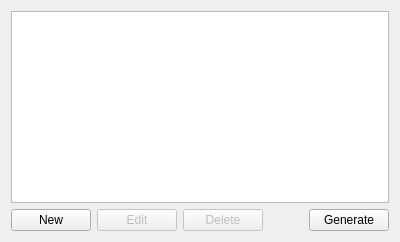
<?xml version="1.0" encoding="UTF-8"?>
<ui version="4.0">
 <class>PagesListWidget</class>
 <widget class="QWidget" name="PagesListWidget">
  <property name="windowTitle">
   <string>Pages</string>
  </property>
  <layout class="QVBoxLayout" name="verticalLayout">
   <item>
    <widget class="QTableView" name="tableView">
     <property name="selectionBehavior">
      <enum>QAbstractItemView::SelectRows</enum>
     </property>
     <property name="selectionMode">
      <enum>QAbstractItemView::SingleSelection</enum>
     </property>
     <property name="editTriggers">
      <set>QAbstractItemView::NoEditTriggers</set>
     </property>
     <property name="alternatingRowColors">
      <bool>true</bool>
     </property>
     <property name="sortingEnabled">
      <bool>true</bool>
     </property>
    </widget>
   </item>
   <item>
    <layout class="QHBoxLayout" name="buttonLayout">
     <item>
      <widget class="QPushButton" name="btnNew">
       <property name="text">
        <string>New</string>
       </property>
      </widget>
     </item>
     <item>
      <widget class="QPushButton" name="btnEdit">
       <property name="text">
        <string>Edit</string>
       </property>
       <property name="enabled">
        <bool>false</bool>
       </property>
      </widget>
     </item>
     <item>
      <widget class="QPushButton" name="btnDelete">
       <property name="text">
        <string>Delete</string>
       </property>
       <property name="enabled">
        <bool>false</bool>
       </property>
      </widget>
     </item>
     <item>
      <spacer name="horizontalSpacer">
       <property name="orientation">
        <enum>Qt::Horizontal</enum>
       </property>
       <property name="sizeHint" stdset="0">
        <size>
         <width>40</width>
         <height>20</height>
        </size>
       </property>
      </spacer>
     </item>
     <item>
      <widget class="QPushButton" name="btnGenerate">
       <property name="text">
        <string>Generate</string>
       </property>
      </widget>
     </item>
    </layout>
   </item>
  </layout>
 </widget>
 <resources/>
 <connections/>
</ui>
